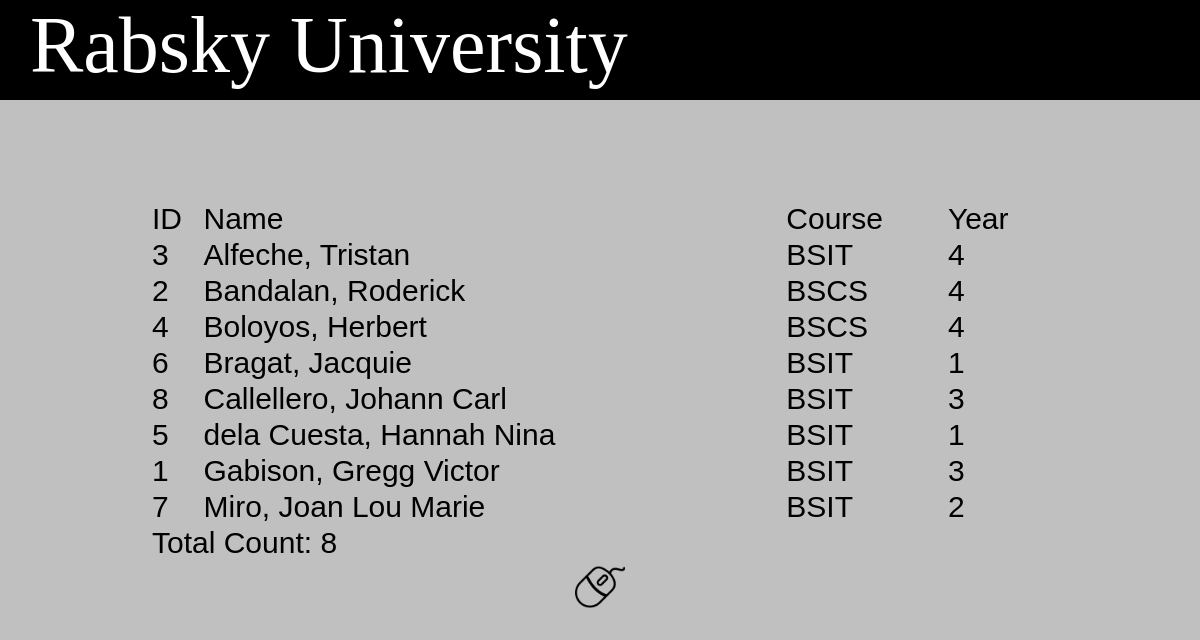
/students/studentList.php, run on the app's committed database.
### tables this page shows
CREATE TABLE `student` (
  `studid` varchar(10) NOT NULL,
  `studfname` varchar(45) NOT NULL,
  `studmname` varchar(45) DEFAULT NULL,
  `studlname` varchar(45) NOT NULL,
  `studcourse` varchar(45) NOT NULL,
  `studyear` int(5) NOT NULL,
  PRIMARY KEY (`studid`)
);

### init.php (called while the page is built, shortened)
<?php
    if(!function_exists('classAutoLoader')){
        function classAutoLoader($class){
            $class=ucfirst($class);
            $classFile=$_SERVER['DOCUMENT_ROOT'].'/classes/'.$class.'.php';
        }
    }

### classes/Student.php (called while the page is built, shortened)
<?php
class Student {
	private $db;
    private $table = "student";
     public function __construct(PDOdb $db){
            $this->db = $db;
     }
     public function show($order=null){
            $result = $this->db->show($this->table,$order);
            return $result;
     }
}

### classes/PDOdb.php (called while the page is built, shortened)
<?php
class PDOdb implements ICRUD {
    private $dbh;
  	public function __construct($dsn, $user, $password){
  	    try{
             $this->dbh = new PDO($dsn,$user,$password);
	    }
	    catch(PDOException $e)
	    {
             echo "Failed to connect. ".$e->getMessage();
	    }
	}
	public function show($table,$order=null){
          $values = array();
          if(!$order)
             $sql = "SELECT * FROM ".$table;
          else {
             $values[] = $order;
             $sql = "SELECT * FROM ".$table." ORDER BY $order ASC";
          }
          $statement = $this->dbh->prepare($sql);
          if(!$order)
             $statement->execute();
          else
             $statement->execute($values);
           $result = $statement->fetchAll(PDO::FETCH_ASSOC);
           return $result;
	}
}

### students/studentList.php (the view, shortened to what this page needs)
<?php
    require_once('../init.php');
	$student = new Student(new PDOdb("mysql:host=localhost;dbname=usjr","root",""));
	$results = $student->show('studlname');
?>
<!DOCTYPE html>
<html lang="en">
   <head>
      <link rel="stylesheet" type="text/css" href="../css/ustyles.css">
   </head>
   <body>
      <header class="mainheader">
         <section class="lefthead">
             <span class="headtext">Rabsky University</span>
         </section>
         <section class="righthead">
         </section>
      </header>
     <?php
        if($results){
     ?>
 	      <table name="studlisting" class="studlist">
 	         <tr>
 	         	<td>ID</td>
 	         	<td>Name</td>
 	         	<td>Course</td>
 	         	<td>Year</td>
 	         </tr>
	      <?php
	         foreach($results as $result){
	      ?>
	         <tr class="listdetails">
	            <td><?php echo $result['studid'] ?></td>
	            <td><?php echo $result['studlname'],', ',$result['studfname'] ?></td>
	            <td><?php echo $result['studcourse'] ?></td>
	            <td><?php echo $result['studyear'] ?></td>
	         </tr>
	      <?php
	         }
	      ?>
	         <tr>
	            <td colspan="4">
	              <?php
                      echo "Total Count: ".count($results);
	              ?>
	            </td>
	         </tr>
	         <tr>
                <td colspan="4">
                   <a class="backlink" href="studentmain.php" title="Go Back">
			         <img class="goback" src="../images/computer-mouse.png" title="Go Back" height="50" width="50">
			       </a>
                </td>
	         </tr>
	      </table>
	 <?php
       }
	 ?>
   </body>
</html>

### css/ustyles.css (style rules this page uses)
* { margin:0px; padding:0px; }
body { font-family:arial,verdana,sans-serif; background-color: #c0c0c0; font-size:23px; }
.mainheader { margin: 0; background-color: #000; height: 100px; }
.lefthead { float:left; height:100px; width:920px; }
.headtext { font-family: "Comic sans"; padding-left: 30px; font-size: 80px; color: #fff; }
.righthead { float:left; height:100px; width:400px; }
.studlist { margin: 25px auto; width:900px; font-size:30px; }
td .backlink { display:block; width:100%; text-align: center; }

### data on the page
student: studid "3", studlname "Alfeche", studfname "Tristan", studcourse "BSIT", studyear "4"
student: studid "2", studlname "Bandalan", studfname "Roderick", studcourse "BSCS", studyear "4"
student: studid "4", studlname "Boloyos", studfname "Herbert", studcourse "BSCS", studyear "4"
student: studid "6", studlname "Bragat", studfname "Jacquie", studcourse "BSIT", studyear "1"
student: studid "8", studlname "Callellero", studfname "Johann Carl", studcourse "BSIT", studyear "3"
student: studid "5", studlname "dela Cuesta", studfname "Hannah Nina", studcourse "BSIT", studyear "1"
student: studid "1", studlname "Gabison", studfname "Gregg Victor", studcourse "BSIT", studyear "3"
student: studid "7", studlname "Miro", studfname "Joan Lou Marie", studcourse "BSIT", studyear "2"

### other printed values
count($results) "8"
